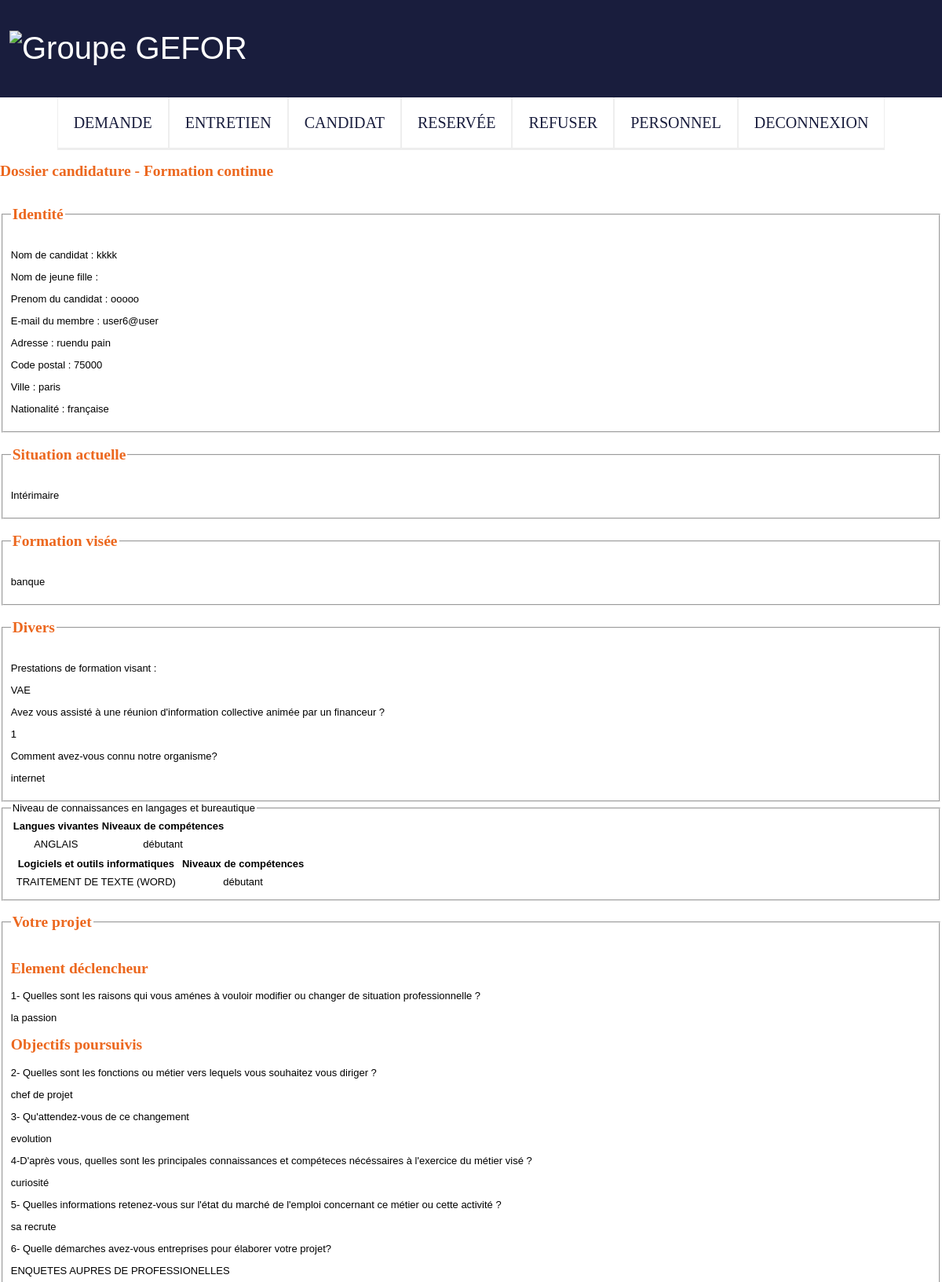
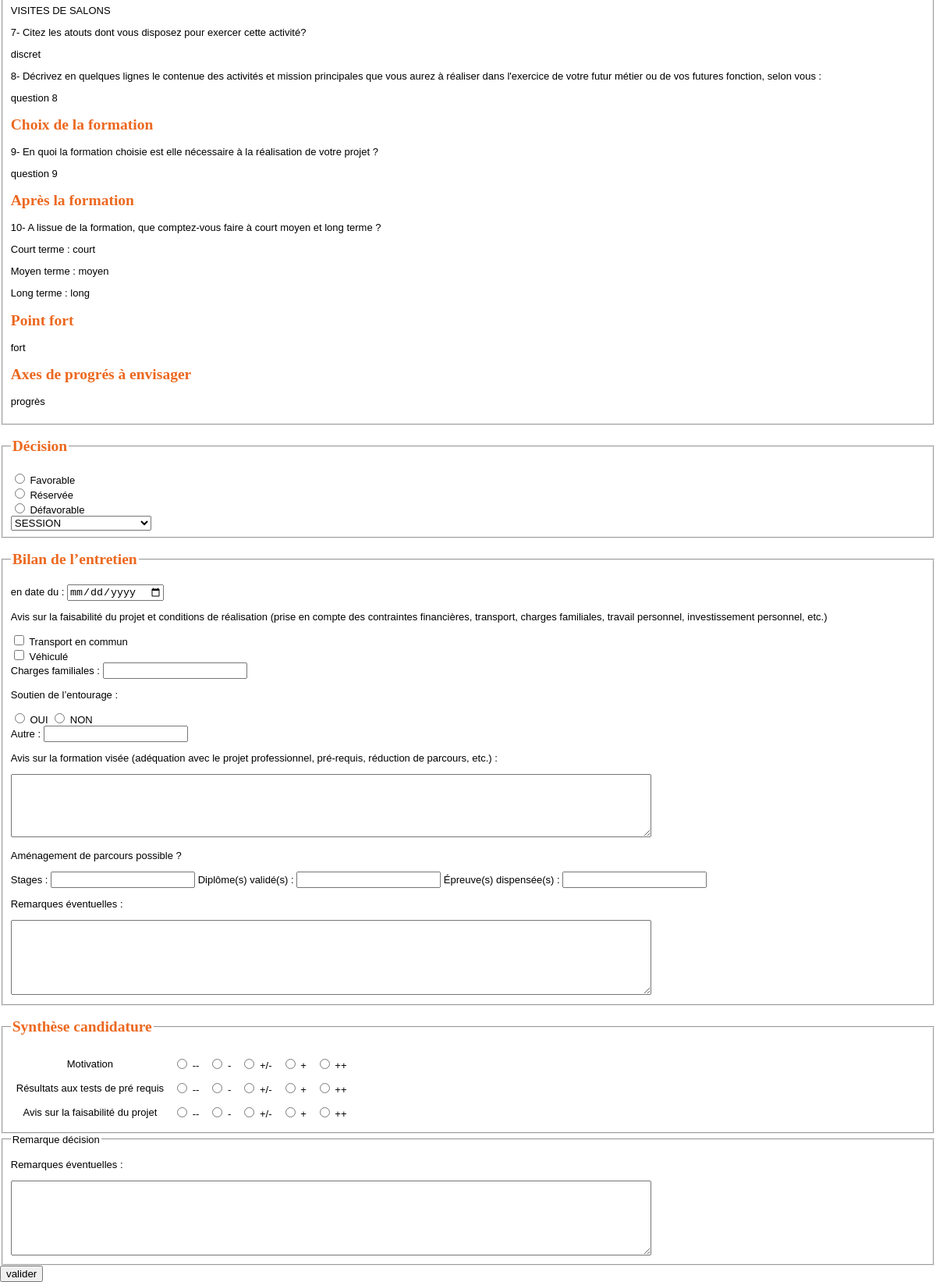
The app's page /ppe3_vrai/admin/selection.php?idcandidat=74 with its own data (2 pictures, top to bottom).
### tables this page shows
CREATE TABLE IF NOT EXISTS `candidat` (
  `idcandidat` int(11) NOT NULL AUTO_INCREMENT,
  `nom_dusage` varchar(45) NOT NULL,
  `nom_jeunefille` varchar(255) DEFAULT NULL,
  `prenom` varchar(45) NOT NULL,
  `date_naissance` date DEFAULT NULL,
  `adresse` varchar(75) DEFAULT NULL,
  `cp` varchar(10) DEFAULT NULL,
  `ville` varchar(45) DEFAULT NULL,
  `email` varchar(45) NOT NULL,
  `tel` varchar(14) DEFAULT NULL,
  `nationalite` varchar(255) DEFAULT NULL,
  `reunion_info` tinyint(1) DEFAULT NULL,
  `elementdeclencheur` text,
  `objectif2` text,
  `objectif3` text,
  `objectif4` text,
  `objectif5` text,
  `objectif7` text,
  `objectif8` text,
  `pk_formation` text,
  `court` text,
  `moyen` text,
  `long_terme` text,
  `points_forts` text,
  `axe_progres` text,
  `charges_familiales` text,
  `soutien_entourage` varchar(50) DEFAULT NULL,
  `adequation` text,
  `stages` text,
  `diplome` varchar(255) DEFAULT NULL,
  `motivations` varchar(45) DEFAULT NULL,
  `epreuve_dispense` varchar(255) DEFAULT NULL,
  `avis_projet` varchar(45) DEFAULT NULL,
  `decision` varchar(45) DEFAULT NULL,
  `remarque_decision` text,
  `organisme_connu` text,
  `id_situation` int(11) DEFAULT NULL,
  `commentaire_situation` varchar(45) DEFAULT NULL,
  `id_formation` int(11) DEFAULT NULL,
  `id_session` int(11) DEFAULT NULL,
  `mot_de_passe` varchar(255) NOT NULL,
  `id_groupe` int(11) NOT NULL,
  `date_ajout` date DEFAULT NULL,
  `date_modification` date DEFAULT NULL,
  `cursus_formulaire` int(11) DEFAULT NULL,
  `autre_soutien` varchar(100) DEFAULT NULL,
  `entretien` date DEFAULT NULL,
  `remarque_entretien` text,
  `resultat_test` varchar(11) DEFAULT NULL,
  PRIMARY KEY (`idcandidat`),
  KEY `idformation` (`id_formation`),
  KEY `idsituation_pro` (`id_situation`),
  KEY `id_session` (`id_session`),
  KEY `id_groupe` (`id_groupe`)
);

CREATE TABLE IF NOT EXISTS `situation_pro` (
  `idsituation_pro` int(11) NOT NULL AUTO_INCREMENT,
  `libelle` varchar(45) DEFAULT NULL,
  `date_ajout` date DEFAULT NULL,
  `date_modification` date DEFAULT NULL,
  PRIMARY KEY (`idsituation_pro`)
);

CREATE TABLE IF NOT EXISTS `formation` (
  `idformation` int(11) NOT NULL AUTO_INCREMENT,
  `libelle` varchar(45) DEFAULT NULL,
  `date_ajout` date DEFAULT NULL,
  `date_modification` date DEFAULT NULL,
  PRIMARY KEY (`idformation`)
);

CREATE TABLE IF NOT EXISTS `effectuer` (
  `id_c` int(11) NOT NULL,
  `id_d` int(11) NOT NULL,
  `commentaire` blob,
  `date_ajout` date DEFAULT NULL,
  `date_modification` date DEFAULT NULL,
  UNIQUE KEY `id_c_2` (`id_c`,`id_d`),
  KEY `id_c` (`id_c`),
  KEY `id_d` (`id_d`)
);

CREATE TABLE IF NOT EXISTS `divers` (
  `iddivers` int(11) NOT NULL AUTO_INCREMENT,
  `libelle` varchar(45) DEFAULT NULL,
  `date_ajout` date DEFAULT NULL,
  `date_modification` date DEFAULT NULL,
  PRIMARY KEY (`iddivers`)
);

CREATE TABLE IF NOT EXISTS `parler` (
  `idcandidat` int(11) NOT NULL,
  `idlangues` int(11) NOT NULL,
  `niveau` varchar(45) DEFAULT NULL,
  `date_ajout` date DEFAULT NULL,
  `date_modification` date DEFAULT NULL,
  UNIQUE KEY `idlangues` (`idlangues`,`idcandidat`),
  UNIQUE KEY `idcandidat` (`idcandidat`,`idlangues`) USING BTREE
);

CREATE TABLE IF NOT EXISTS `langues` (
  `idlangues` int(11) NOT NULL AUTO_INCREMENT,
  `langues` varchar(45) NOT NULL,
  `date_ajout` date DEFAULT NULL,
  `date_modification` date DEFAULT NULL,
  PRIMARY KEY (`idlangues`)
);

CREATE TABLE IF NOT EXISTS `utiliser` (
  `id_candidat` int(11) NOT NULL,
  `idlogiciel` int(11) NOT NULL,
  `niveau_logiciel` varchar(45) NOT NULL,
  `commentaire` varchar(45) DEFAULT NULL,
  `date_ajout` date DEFAULT NULL,
  `date_modification` date DEFAULT NULL,
  UNIQUE KEY `id_candidat` (`id_candidat`,`idlogiciel`) USING BTREE,
  KEY `idlogiciel` (`idlogiciel`)
);

CREATE TABLE IF NOT EXISTS `logiciel` (
  `idlogiciel` int(11) NOT NULL AUTO_INCREMENT,
  `libelle` varchar(45) DEFAULT NULL,
  `date_ajout` date DEFAULT NULL,
  `date_modification` date DEFAULT NULL,
  PRIMARY KEY (`idlogiciel`)
);

CREATE TABLE IF NOT EXISTS `entreprise` (
  `id_cand` int(11) NOT NULL,
  `id_demarche` int(11) NOT NULL,
  `commentaire` text,
  `date_ajout` date DEFAULT NULL,
  `date_modification` date DEFAULT NULL,
  UNIQUE KEY `id_cand` (`id_cand`,`id_demarche`) USING BTREE,
  KEY `id_demarche` (`id_demarche`)
);

CREATE TABLE IF NOT EXISTS `demarche_entreprise` (
  `iddemarche_entreprise` int(11) NOT NULL AUTO_INCREMENT,
  `libelle` varchar(45) NOT NULL,
  `date_ajout` date DEFAULT NULL,
  `date_modification` date DEFAULT NULL,
  PRIMARY KEY (`iddemarche_entreprise`)
);

### ppe3_vrai/admin/selection.php (the view, shortened to what the rows shown need)
<?php
require_once('../bdd/connect.php');
require_once("header.php");
 function securite($data){
    $data=strip_tags($data);
    $data=trim($data);
    $data=htmlspecialchars($data);
    return $data;
    }
if(isset($_GET['idcandidat']) && !empty($_GET['idcandidat'])){
    $id = securite($_GET['idcandidat']);
    $query = $db->prepare("SELECT nom_dusage,nom_jeunefille,prenom,email,adresse,cp,ville,nationalite,
    situation_pro.libelle as situ_pro,formation.libelle as form_pro,organisme_connu,
    candidat.elementdeclencheur, candidat.objectif2,
    candidat.objectif3,candidat.objectif4,candidat.objectif5,candidat.objectif7,
    candidat.objectif8,candidat.pk_formation,candidat.points_forts,
    candidat.axe_progres, court, moyen, long_terme, reunion_info FROM candidat
    INNER JOIN formation
    on candidat.id_formation = formation.idformation
    INNER JOIN situation_pro
    on situation_pro.idsituation_pro = candidat.id_situation
    WHERE candidat.idcandidat = $id
    ");
    $query->execute();
    $resultat = $query->fetch();
}
    $div = $db->prepare("SELECT * FROM effectuer
    INNER JOIN divers
    on divers.iddivers = effectuer.id_d
    WHERE id_c = $id");
    $div->execute();
    $divers = $div->fetchall();
    $lang = $db->prepare("SELECT * FROM parler
    INNER JOIN langues
    ON langues.idlangues = parler.idlangues
    WHERE idcandidat = $id");
    $lang->execute();
    $langue = $lang->fetchall();
    $log = $db->prepare("SELECT * FROM utiliser
    INNER JOIN logiciel
    ON logiciel.idlogiciel = utiliser.idlogiciel
    WHERE id_candidat = $id");
    $log->execute();
    $logi = $log->fetchall();
    $entrepri = $db->prepare("SELECT * FROM entreprise
    INNER JOIN demarche_entreprise
    on demarche_entreprise.iddemarche_entreprise = entreprise.id_demarche
    WHERE id_cand = $id");
    $entrepri->execute();
    $demarche = $entrepri->fetchall();
?>
<h2>Dossier candidature - Formation continue</h2>
<fieldset>
    <legend><h2>Identité</h2></legend>
        <p>Nom de candidat : <?= $resultat['nom_dusage']?></p>
        <p>Nom de jeune fille :<?= $resultat['nom_jeunefille']?></p>
        <p>Prenom du candidat : <?= $resultat['prenom']?></p>
        <p>E-mail du membre : <?= $resultat['email']?></p>
        <p>Adresse : <?= $resultat['adresse']?></p>
        <p>Code postal : <?= $resultat['cp']?></p>
        <p>Ville : <?= $resultat['ville']?></p>
        <p>Nationalité : <?= $resultat['nationalite']?></p>
</fieldset>
<fieldset>
    <legend><h2>Situation actuelle</h2> </legend>
        <p> <?= $resultat['situ_pro']?></p>
</fieldset>
<fieldset>
    <legend><h2>Formation visée</h2></legend>
        <p> <?= $resultat['form_pro']?></p>
</fieldset>
<fieldset>
    <legend><h2>Divers</h2> </legend>
        <p> Prestations de formation visant : </p>
        <p> <?php foreach($divers as $diver){?> <?= $diver['libelle'],"  ", $diver['commentaire']?> <?php }?></p>
        <p>Avez vous assisté à une réunion d'information collective animée par un financeur ?</p>
        <p><?= $resultat['reunion_info']?>	</p>
        <p>Comment avez-vous connu notre organisme?</p>
        <p><?= $resultat['organisme_connu']?></p>
</fieldset>
<fieldset>
        <table>
            <tbody>
                <thead>
                    <th>Langues vivantes</th>
                    <th>Niveaux de compétences</th>
                </thead>
                <?php foreach($langue as $language){?>
                <tr>
                    <td><?= $language['langues']?></td>
                    <td><?= $language['niveau']?></td>
                </tr>
                <?php } ?>
            </tbody>
        </table>
        <table>
            <tbody>
                <thead>
                    <th>Logiciels et outils informatiques</th>
                    <th>Niveaux de compétences</th>
                </thead>
                <?php foreach($logi as $logiciel){?>
                <tr>
                    <td><?= $logiciel['libelle']," ", $logiciel['commentaire']; ?></td>
                    <td><?= $logiciel['niveau_logiciel'] ?></td>
                </tr>
                <?php } ?>
            </tbody>
        </table>
</fieldset>
<fieldset>
    <legend><h2>Votre projet</h2></legend>
        <div>
            <h2>Element déclencheur</h2>
            <p>1- Quelles sont les raisons qui vous aménes à vouloir modifier ou changer de situation professionnelle ?</p>
            <p><?= $resultat['elementdeclencheur']?></p>
        </div>
        <div>
            <h2>Objectifs poursuivis</h2>
            <p>2- Quelles sont les fonctions ou métier vers lequels vous souhaitez vous diriger ?</p>
            <p><?= $resultat['objectif2']?></p>
        </div>
        <div>
            <p>3- Qu'attendez-vous de ce changement</p>
            <p><?= $resultat['objectif3']?></p>
        </div>
        <div>
            <p>4-D'après vous, quelles sont les principales connaissances et compéteces nécéssaires à
                l'exercice du métier visé ?
            </p>
            <p><?= $resultat['objectif4']?></p>
        </div>
        <div>
            <p>5- Quelles informations retenez-vous sur l'état du marché de l'emploi concernant
                ce métier ou cette activité ? </p>
            <p><?= $resultat['objectif5']?></p>
        </div>
        <div>
            <p>6- Quelle démarches avez-vous entreprises pour élaborer votre projet?</p>
                <?php foreach($demarche as $dema){?>
                <p><?=$dema['libelle'],"  ".$dema['commentaire']."</br>"?> </p>
                <?php }?>
        </div>
        <div>
            <p>7- Citez les atouts dont vous disposez pour exercer cette activité?</p>
            <p><?= $resultat['objectif7']?></p>
        </div>
        <div>
            <p>8- Décrivez en quelques lignes le contenue des activités et mission principales
                que vous aurez à réaliser dans l'exercice de votre futur métier ou de vos futures
                fonction, selon vous :
            </p>
            <p><?= $resultat['objectif8']?></p>
        </div>
        <div>
            <h2>Choix de la formation</h2>
            <p>9- En quoi la formation choisie est elle nécessaire à la réalisation de votre projet ?</p>
            <p><?= $resultat['pk_formation']?></p>
        </div>
        <div>
            <h2> Après la formation </h2>
            <p>10- A lissue de la formation, que comptez-vous faire à court moyen et long terme ?</p>
            <p>Court terme : <?= $resultat['court']?></p>
            <p>Moyen terme : <?= $resultat['moyen']?></p>
            <p>Long terme : <?= $resultat['long_terme']?></p>
        </div>
        <div>
            <h2>Point fort</h2>
            <p><?= $resultat['points_forts']?></p>
            <h2>Axes de progrés à envisager</h2>
            <p><?= $resultat['axe_progres']?></p>
        </div>
</fieldset>
    <form action="post/traitement_selection" method="POST">
        <fieldset>
            <legend> <h2> Décision</h2></legend>
        </fieldset>
        <fieldset>
            <legend> <h2> Bilan de l’entretien</h2> </legend>
        </fieldset>
        <fieldset>
            <legend> <h2> Synthèse candidature</h2></legend>
        </fieldset>
    </form>

### records on screen
candidat: nom_dusage "kkkk", prenom "ooooo", email "user6@user", adresse "ruendu pain", cp "75000", ville "paris", nationalite "française", id_situation.libelle "Intérimaire", id_formation.libelle "banque", reunion_info "1", organisme_connu "internet", elementdeclencheur "la passion", objectif2 "chef de projet", objectif3 "evolution", objectif4 "curiosité", objectif5 "sa recrute", objectif7 "discret", objectif8 "question 8", pk_formation "question 9", court "court", moyen "moyen", long_terme "long", points_forts "fort", axe_progres "progrès"
effectuer: id_d.libelle "VAE"
parler: idlangues.langues "ANGLAIS", niveau "débutant"
utiliser: idlogiciel.libelle "TRAITEMENT DE TEXTE (WORD)", niveau_logiciel "débutant"
entreprise: id_demarche.libelle "ENQUETES AUPRES DE PROFESSIONELLES"
entreprise: id_demarche.libelle "VISITES DE SALONS"
